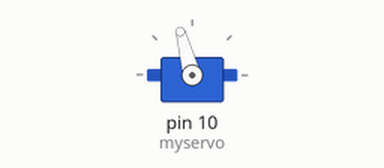
Simulated run of this sketch. Board: Arduino Uno, built with avr-gcc and run on an emulated ATmega328P. On the bench: servo. What the sketch prints to the serial monitor is not drawn.

Above: at 0.05 s.
At 11.1 s:
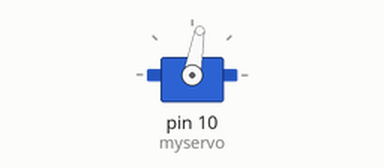
Timing chart, 0 to 14.5 s (numbered marks = the images above):
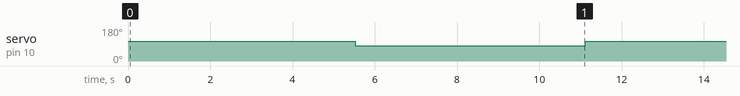

The sketch:

servo_left_perfect.ino
```cpp
#include <Servo.h>
Servo myservo;  // create servo object to control a servo
               // a maximum of eight servo objects can be created
int pos,temp = 0;    // variable to store the servo position
void setup() {
  myservo.attach(10);  // attaches the servo on pin 9 to the servo object
  Serial.begin(9600);
myservo.write(90);
}
void loop()
{
  if(temp==0)
  left();
  if(temp==1)
  right();
}
  /*for(pos = 180; pos>=1; pos-=1)     // goes from 180 degrees to 0 degrees
  {
     myservo.write(pos);              // tell servo to go to position in variable 'pos'
     delay(15);                       // waits 15ms for the servo to reach the position
  }*/
void left()
{
if(temp==0)
{
  for(pos = 0 ;pos <= 1080; pos += 1)  // goes from 0 degrees to 180 degrees
  {                                  // in steps of 1 degree
    Serial.println(pos);
     myservo.write(105);
     // tell servo to go to position in variable 'pos'
     //delay(7);                       // waits 15ms for the servo to reach the position
  }
     if(pos>=480)
  {
    temp=1;
    myservo.write(90);
    return;
  }
  }
}

void right()
{
if(temp==1)
{
  for(pos =1080; pos >= 0; pos -= 1)  // goes from 0 degrees to 180 degrees
  {                                  // in steps of 1 degree
    Serial.println(pos);
     myservo.write(80);              // tell servo to go to position in variable 'pos'
     //delay(7);                       // waits 15ms for the servo to reach the position
  }
     if(pos<=0)
  {
    temp=0;
    myservo.write(90);
    return;
  }
  }
}
```

Measured:
- by itself, servo on pin 10 (myservo): alternates 105° for 5.6 s and 80° for 5.6 s
